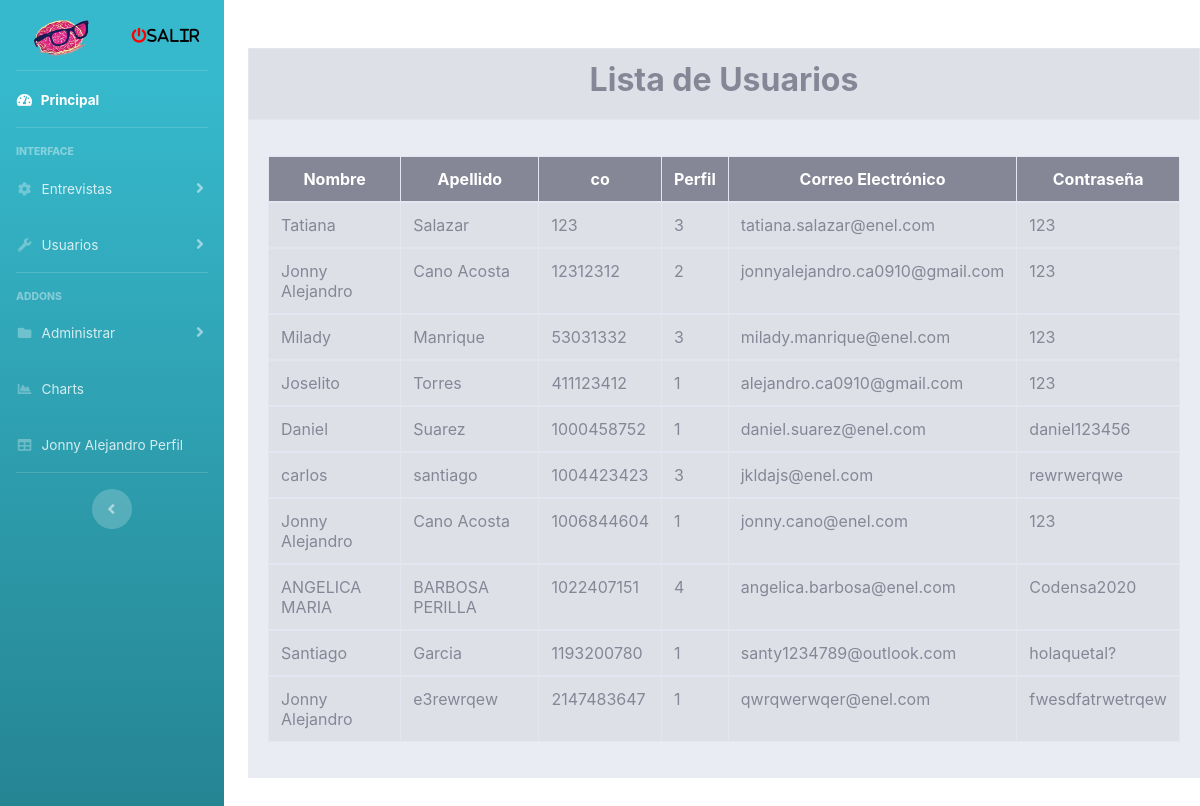
/View/consultar.php (signed in), run on the app's committed database.
### tables this page shows
CREATE TABLE `usuario` (
  `nombre` varchar(20) NOT NULL,
  `apellidos` varchar(20) NOT NULL,
  `co` int(15) NOT NULL,
  `Perfil` int(2) NOT NULL,
  `correo_electronico` varchar(40) NOT NULL,
  `contraseña` varchar(20) NOT NULL,
  `EGeneradas` bigint(30) DEFAULT 0
);

### View/consultar.php (the view, shortened to what this page needs)
<?php include "../config.php";
if (isset($_SESSION["rol"])) {
    switch ($_SESSION['rol']) {
        case 1:
            include "../template/sidebar.php";
            break;
    }
}
?>
<!DOCTYPE html>
<html xmlns="http://www.w3.org/1999/xhtml">
<?php include FOLDER_TEMPLATE . "head.php"; ?>
<body>
    <div class="container col-md-10 mx-auto my-5">
        <div class="bg-gray-200 page-wrapper">
            <table class="table table-striped table-bordered table-hover" width="42%" border="0" align="center">
                <tr>
                    <td colspan="2" align="center">
                        <h2><b> Lista de Usuarios</b></h2>
                    </td>
                </tr>
            </table>
            <div class="card-body ">
                <div class="table-responsive  ">
                    <table class="table table-bordered table table-striped table-bordered table-hover mb-12" width="100%" cellspacing="10">
                        <thead>
                            <tr align="center" class="bg-secondary text-white">
                                <th>Nombre </th>
                                <th>Apellido</th>
                                <th>co</th>
                                <th>Perfil</th>
                                <th>Correo Electrónico</th>
                                <th>Contraseña</th>
                            </tr>
                        </thead>
                        <?php
                        require_once "../Model/conexioon.php";
                        $sql = "SELECT * FROM usuario";
                        $rta = $objCnx->query($sql);
                        while ($datos = $rta->fetch_array()) {
                        ?>
                            <tbody>
                                <tr>
                                    <td><?php echo $datos['nombre'] ?></td>
                                    <td><?php echo $datos['apellidos'] ?></td>
                                    <td><?php echo $datos['co'] ?></td>
                                    <td><?php echo $datos['Perfil'] ?></td>
                                    <td><?php echo $datos['correo_electronico'] ?></td>
                                    <td><?php echo $datos['contraseña'] ?></td>
                                </tr>
                            <?php
                        }
                            ?>
                            </tbody>
                    </table>
                </div>
            </div>
        </div>
    </div>
</body>
</html>

### data on the page
usuario: nombre "Tatiana", apellidos "Salazar", co "123", Perfil "3", correo_electronico "tatiana.salazar@enel.com", contraseña "123"
usuario: nombre "Jonny Alejandro", apellidos "Cano Acosta", co "12312312", Perfil "2", correo_electronico "jonnyalejandro.ca0910@gmail.com", contraseña "123"
usuario: nombre "Milady", apellidos "Manrique", co "53031332", Perfil "3", correo_electronico "milady.manrique@enel.com", contraseña "123"
usuario: nombre "Joselito", apellidos "Torres", co "411123412", Perfil "1", correo_electronico "alejandro.ca0910@gmail.com", contraseña "123"
usuario: nombre "Daniel", apellidos "Suarez", co "1000458752", Perfil "1", correo_electronico "daniel.suarez@enel.com", contraseña "daniel123456"
usuario: nombre "carlos", apellidos "santiago", co "1004423423", Perfil "3", correo_electronico "jkldajs@enel.com", contraseña "rewrwerqwe"
usuario: nombre "Jonny Alejandro", apellidos "Cano Acosta", co "1006844604", Perfil "1", correo_electronico "jonny.cano@enel.com", contraseña "123"
usuario: nombre "ANGELICA MARIA", apellidos "BARBOSA PERILLA", co "1022407151", Perfil "4", correo_electronico "angelica.barbosa@enel.com", contraseña "Codensa2020"
usuario: nombre "Santiago", apellidos "Garcia", co "1193200780", Perfil "1", correo_electronico "santy1234789@outlook.com", contraseña "holaquetal?"
usuario: nombre "Jonny Alejandro", apellidos "e3rewrqew", co "2147483647", Perfil "1", correo_electronico "qwrqwerwqer@enel.com", contraseña "fwesdfatrwetrqew"

### other printed values
$_SESSION['nombre'] "Jonny Alejandro"
